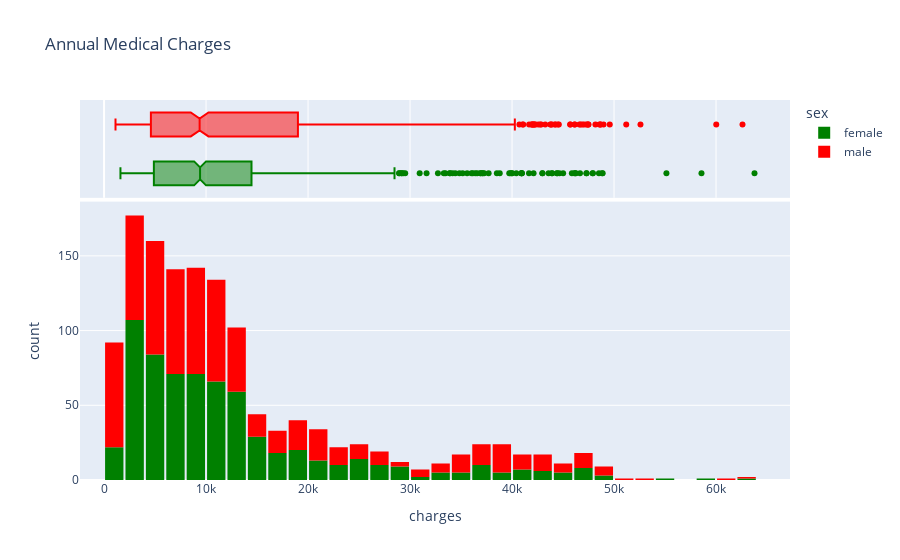

This figure's notebook cell:
### Markdown cell above
We can easily see here in this plot, the amount of ppl who smoke will pay more charges in medical charges than the one who dont smoke

### Code cell
fig = px.histogram(medical_df, 
                   x='charges', 
                   marginal='box', 
                   color='sex', 
                   color_discrete_sequence=['green', 'red'], 
                   title='Annual Medical Charges')
fig.update_layout(bargap=0.1)
fig.show()

### Figure 1 — Plotly figure (JSON) as saved in the notebook; plotly's stock layout.template omitted (floating-point values rounded to 4 significant figures; data arrays with more than 128 entries replaced by an {"elided": "..."} marker saying what was removed)
{"data": [{"alignmentgroup": "True", "bingroup": "x", "hovertemplate": "sex=female<br>charges=%{x}<br>count=%{y}<extra></extra>", "legendgroup": "female", "marker": {"color": "green", "pattern": {"shape": ""}}, "name": "female", "offsetgroup": "female", "orientation": "v", "showlegend": true, "type": "histogram", "x": {"elided": "662 float values"}, "xaxis": "x", "yaxis": "y"}, {"alignmentgroup": "True", "hovertemplate": "sex=female<br>charges=%{x}<extra></extra>", "legendgroup": "female", "marker": {"color": "green"}, "name": "female", "notched": true, "offsetgroup": "female", "showlegend": false, "type": "box", "x": {"elided": "662 float values"}, "xaxis": "x2", "yaxis": "y2"}, {"alignmentgroup": "True", "bingroup": "x", "hovertemplate": "sex=male<br>charges=%{x}<br>count=%{y}<extra></extra>", "legendgroup": "male", "marker": {"color": "red", "pattern": {"shape": ""}}, "name": "male", "offsetgroup": "male", "orientation": "v", "showlegend": true, "type": "histogram", "x": {"elided": "676 float values"}, "xaxis": "x", "yaxis": "y"}, {"alignmentgroup": "True", "hovertemplate": "sex=male<br>charges=%{x}<extra></extra>", "legendgroup": "male", "marker": {"color": "red"}, "name": "male", "notched": true, "offsetgroup": "male", "showlegend": false, "type": "box", "x": {"elided": "676 float values"}, "xaxis": "x2", "yaxis": "y2"}], "layout": {"bargap": 0.1, "barmode": "relative", "legend": {"title": {"text": "sex"}, "tracegroupgap": 0}, "title": {"text": "Annual Medical Charges"}, "xaxis": {"anchor": "y", "domain": [0, 1], "title": {"text": "charges"}}, "xaxis2": {"anchor": "y2", "domain": [0, 1], "matches": "x", "showgrid": true, "showticklabels": false}, "yaxis": {"anchor": "x", "domain": [0, 0.7326], "title": {"text": "count"}}, "yaxis2": {"anchor": "x2", "domain": [0.7426, 1], "matches": "y2", "showgrid": false, "showline": false, "showticklabels": false, "ticks": ""}}}
